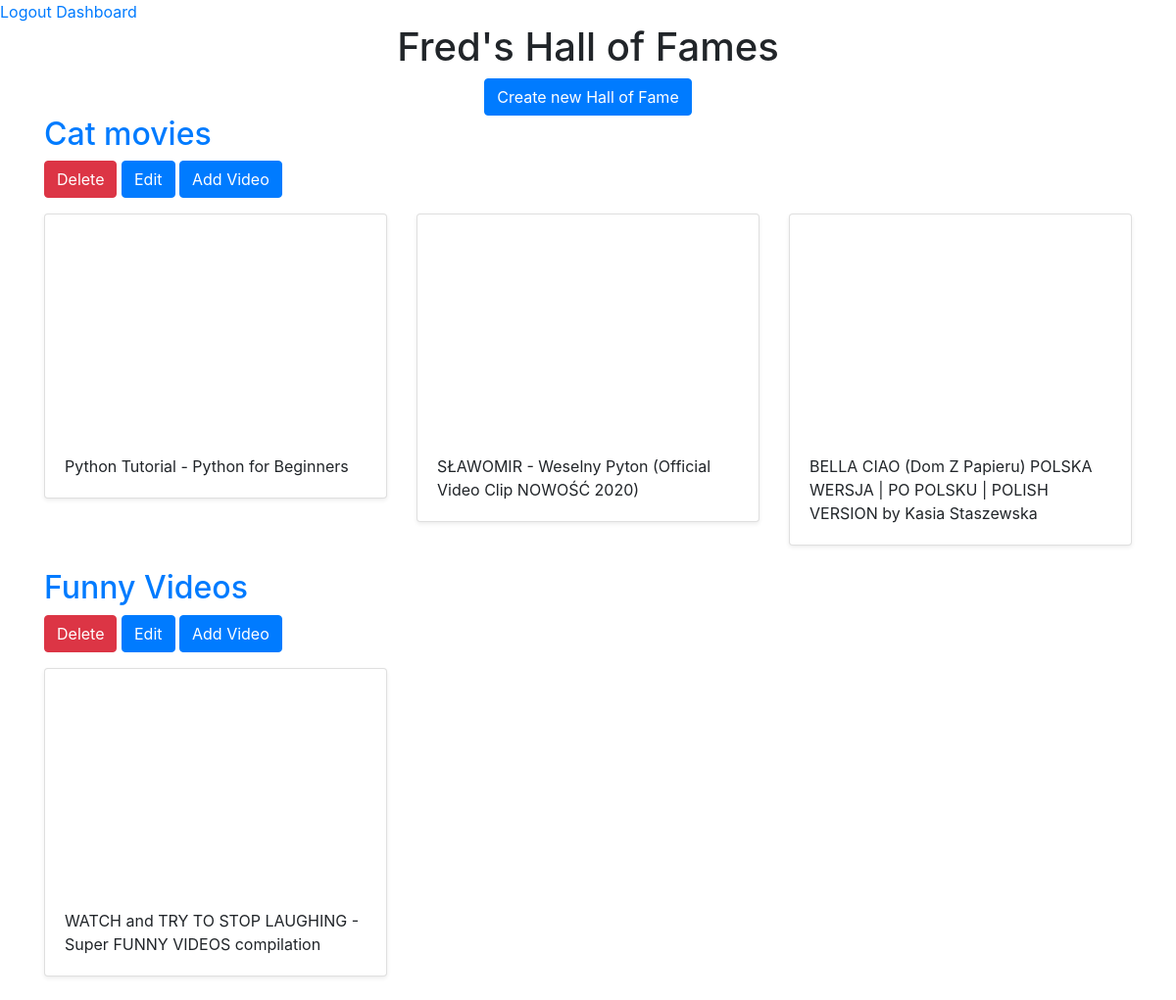
Page /dashboard/ (signed in) on the earlier database version.
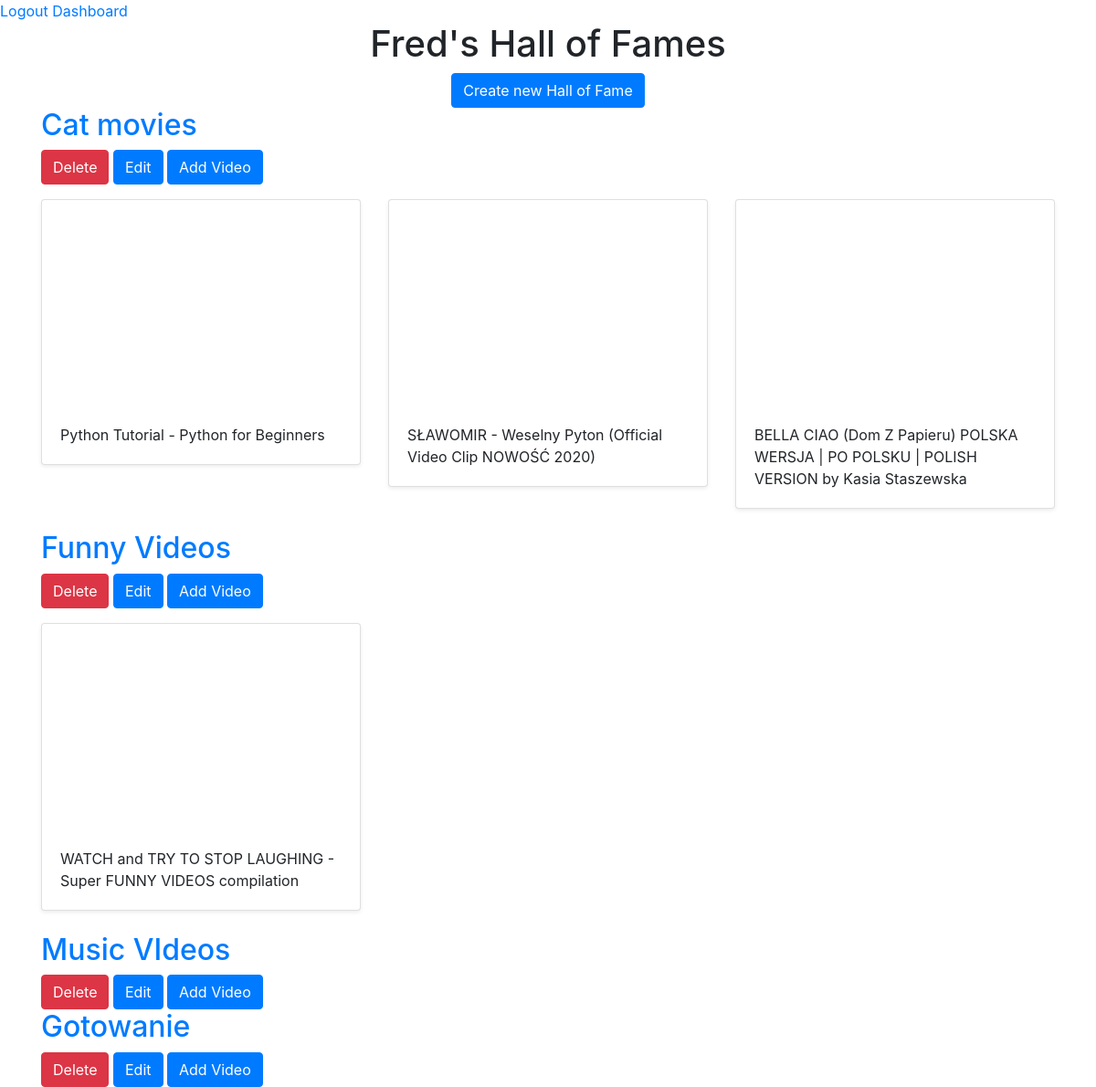
Same page on the later database version.
### movies/models.py (models this page shows)
class Hall(models.Model):
    title = models.CharField(max_length=256)
    user = models.ForeignKey(User, on_delete=models.CASCADE)

class Video(models.Model):
    title = models.CharField(max_length=256)
    url = models.URLField()
    youtube_id = models.CharField(max_length=256)
    hall = models.ForeignKey(Hall, on_delete=models.CASCADE)

### movies/views.py (the view)
# urls.py: path('dashboard/', views.dashboard, name='dashboard'),
@login_required
def dashboard(request):
    halls = Hall.objects.filter(user=request.user)
    return render(request, 'movies/dashboard.html', {'halls':halls})

### movies/templates/movies/dashboard.html
{% extends 'movies/base.html' %}
{% load static %}
{% block content %}
    <div class="container">
        <div class="text-center">
            <h1>{{ user.username }}'s Hall of Fames</h1>
            <a href="{% url 'crate_hall' %}" class="btn btn-primary">Create new Hall of Fame</a>
        </div>
        {% for hall in halls %}
        <h2><a href="{% url 'detail_hall' hall.id %}">{{ hall.title }}</a></h2>
        <a href="{% url 'delete_hall' hall.id %}" class="btn btn-danger">Delete</a>
        <a href="{% url 'update_hall' hall.id %}" class="btn btn-primary">Edit</a>
        <a href="{% url 'add_video' hall.id %}" class="btn btn-primary">Add Video</a>
            <div class="row">
                {% for video in hall.video_set.all %}
                    <div class="col-md-4 mt-3">
                        <div class="card mb-4 shadow-sm">
                            <iframe width="100%" height="225" src="https://www.youtube.com/embed/{{ video.youtube_id }}" frameborder="0" allow="accelerometer; autoplay; clipboard-write; encrypted-media; gyroscope; picture-in-picture" allowfullscreen></iframe>
                            <div class="card-body">
                                <p class="card-text">{{ video.title }}</p>
                            </div>
                        </div>
                    </div>
                {% endfor %}
            </div>
        {% endfor %}
    </div>
{% endblock %}

Differences in the rows shown:
added Hall: title "Music VIdeos"
added Hall: title "Gotowanie"
